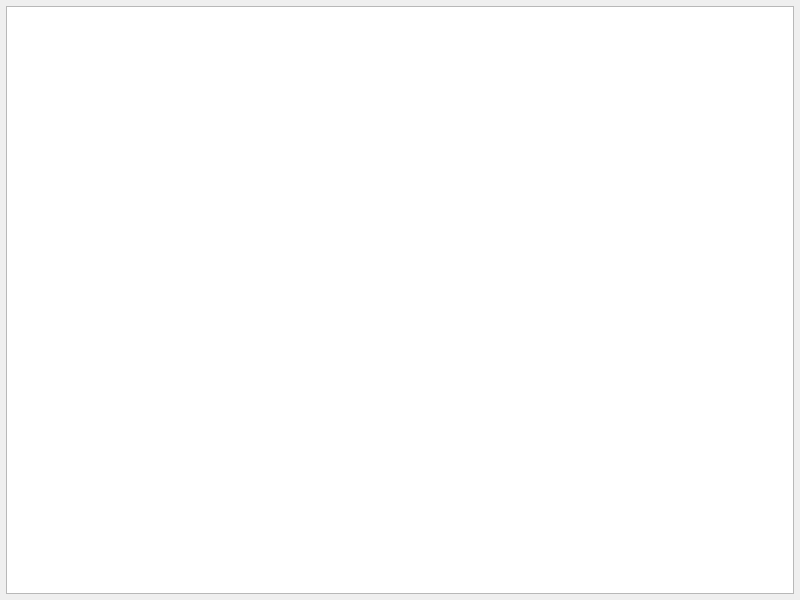
<?xml version="1.0" encoding="UTF-8"?>
<ui version="4.0">
 <class>Widget</class>
 <widget class="QWidget" name="Widget">
  <property name="geometry">
   <rect>
    <x>0</x>
    <y>0</y>
    <width>800</width>
    <height>600</height>
   </rect>
  </property>
  <property name="windowTitle">
   <string>Widget</string>
  </property>
  <layout class="QVBoxLayout" name="verticalLayout">
   <property name="leftMargin">
    <number>6</number>
   </property>
   <property name="topMargin">
    <number>6</number>
   </property>
   <property name="rightMargin">
    <number>6</number>
   </property>
   <property name="bottomMargin">
    <number>6</number>
   </property>
   <item>
    <widget class="QTableView" name="tableView"/>
   </item>
  </layout>
 </widget>
 <resources/>
 <connections/>
</ui>
